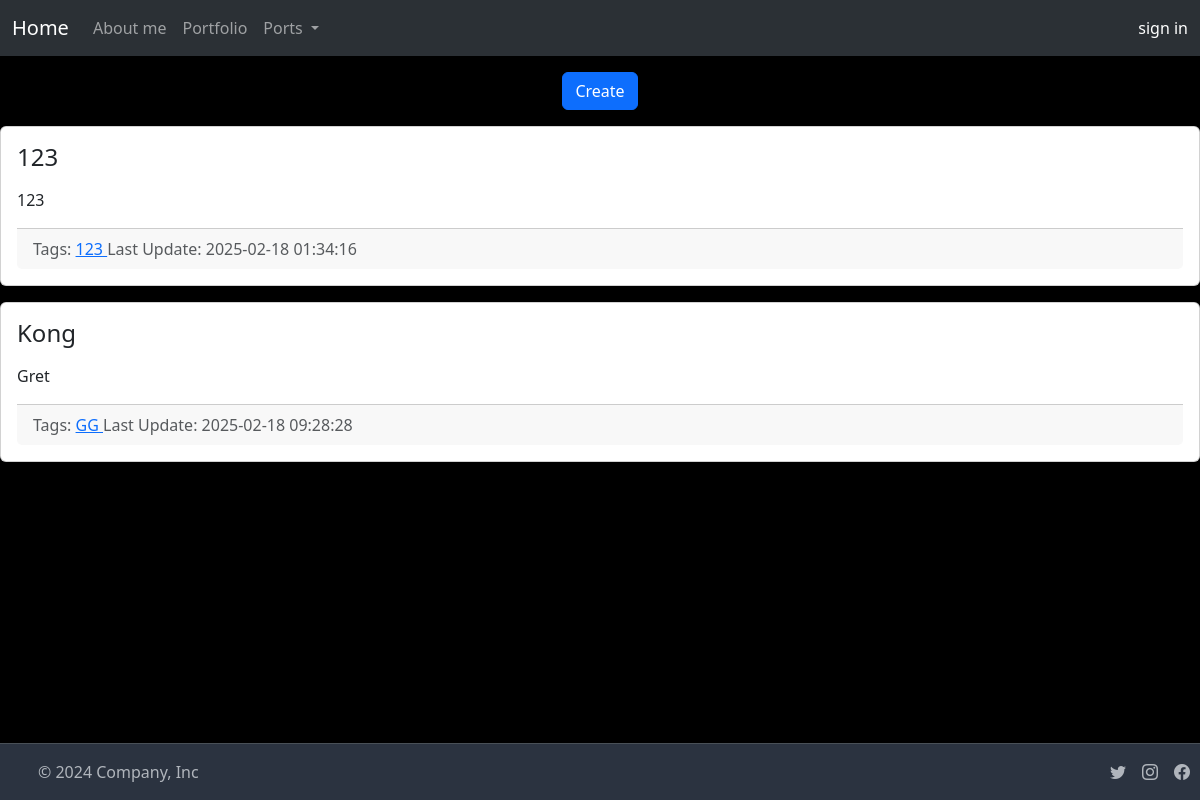
The page /index on the database as committed earlier.
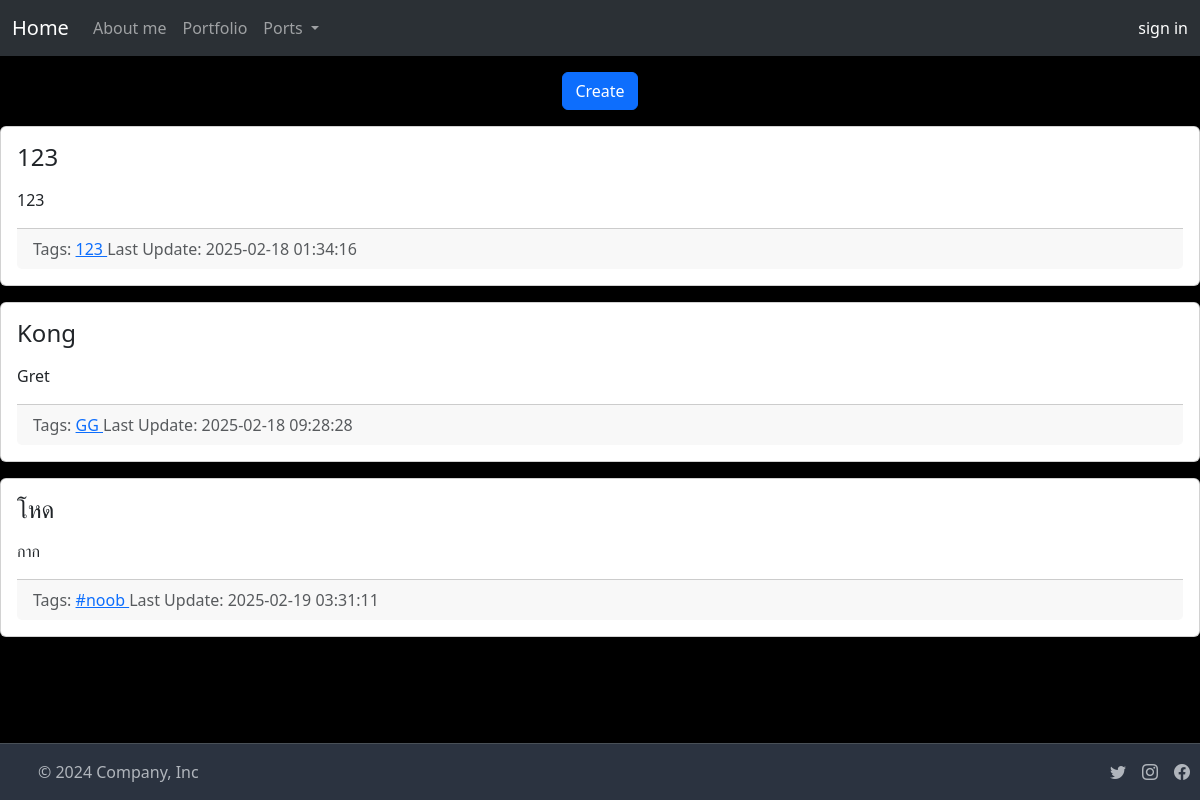
The same page on the database as committed later.
### port_web/models/models.py (models this page shows)
class Note(db.Model):
    __tablename__ = "notes"
    id: Mapped[int] = mapped_column(sa.Integer, primary_key=True)
    title: Mapped[str] = mapped_column(sa.String, nullable=False)
    description: Mapped[str] = mapped_column(sa.Text)
    tags: Mapped[list[Tag]] = relationship(secondary=note_tag_m2m)
    create_date = mapped_column(sa.DateTime(timezone=True), server_default=func.now())
    update_date = mapped_column(sa.DateTime(timezone=True), server_default=func.now())
    portfolio_id: Mapped[int] = mapped_column(sa.Integer, nullable=True)

class Tag(db.Model):
    __tablename__ = "tags"
    id: Mapped[int] = mapped_column(sa.Integer, primary_key=True)
    name: Mapped[str] = mapped_column(sa.String, nullable=False)
    created_date = mapped_column(sa.DateTime(timezone=True), server_default=func.now())

### port_web/portapp.py (the view)
@app.route("/index")
def index():
    db = models.db
    notes = db.session.execute(db.select(models.Note).order_by(models.Note.title)).scalars()
    return flask.render_template("index.html", notes=notes,)

### port_web/templates/index.html (shortened to what this page needs)
{% extends 'base.html'%}
{% block body %}
<ul class="nav justify-content-center" style="padding-top: 1em;">
    <li class="nav-item">
        <a class="btn btn-primary" href="{{ url_for('create_note') }}">
            Create
        </a>
    </li>
</ul>
{% for note in notes %}
<div class="card my-3">
    <div class="card-body">
        <h4 class="card-title">{{ note.title }}</h4>
        <div class="card-text my-3">
            {{ note.description }}
        </div>
        <div class="card-footer text-muted">
            Tags:
            {% for t in note.tags %}
                <a href="{{ url_for('tags_view', tag_name=t.name) }}">
                    {{t.name}}
                </a>
            {% endfor %}
            Last Update: {{ note.update_date }}
        </div>
    </div>
</div>
{% endfor %}
{% endblock %}

### port_web/templates/base.html (shortened to what this page needs)
<!DOCTYPE html>
<html>
<head>
    <link href="https://cdn.jsdelivr.net/npm/bootstrap@5.3.3/dist/css/bootstrap.min.css" rel="stylesheet"
>
    <link href="https://cdn.jsdelivr.net/npm/bootstrap-icons/font/bootstrap-icons.css" rel="stylesheet">
</head>
<body class="d-flex flex-column" style="min-height: 100vh;
                                background-color: black;">
    <nav class="navbar navbar-expand-lg bg-body-tertiary sticky-top" data-bs-theme="dark">
        <div class="container-fluid">
            <a class="navbar-brand" href="{{ url_for('main')}}">Home</a>
            <div class="collapse navbar-collapse" id="navbarNavDropdown">
                <ul class="navbar-nav">
                    <li class="nav-item">
                        <a class="nav-link" href="{{ url_for('about_me') }}">About me</a>
                    </li>
                    <li class="nav-item">
                        <a class="nav-link" href="{{ url_for('ports') }}">Portfolio</a>
                    </li>
                    <li class="nav-item dropdown">
                        <a class="nav-link dropdown-toggle" href="#" role="button" data-bs-toggle="dropdown"
                            aria-expanded="false">
                            Ports
                        </a>
                    </li>
                </ul>
                <div class="d-flex ms-auto">
                    <span class="navbar-text">
                        {% if current_user.is_authenticated %}
                        <div class="d-flex flex-column align-items-start w-100" ">
                            <span>{{ current_user.username }}</span>
                            <a class=" nav-link mt-auto align-self-center" href="{{ url_for('logout') }}">logout</a>
                        </div>
                </div>
                {% else %}
                <a class="nav-link" href="{{ url_for('register') }}">sign in</a>
                {% endif %}
                </span>
            </div>
        </div>
        </div>
    </nav>
    <div class="flex-grow-1">
        {% block body %}{% endblock %}
    </div>
    <div data-bs-theme="dark">
        <footer class="d-flex flex-wrap justify-content-between align-items-center py-3 border-top mt-auto" style="background-color: #2b3340" >
            <div class="col-md-4 d-flex align-items-center">
                <a href="/" class="mb-3 me-2 mb-md-0 text-body-secondary text-decoration-none lh-1">
                    <svg class="bi" width="30" height="24">
                        <use xlink:href="#bootstrap"></use>
                    </svg>
                </a>
                <span class="mb-3 mb-md-0 text-body-secondary">© 2024 Company, Inc</span>
            </div>
            <ul class="nav col-md-4 justify-content-end list-unstyled d-flex " style="padding-right: 10px;">
                <li class="ms-3"><a class="text-body-secondary" href="#"><i class="bi bi-twitter" width="24"
                            height="24"></i></a></li>
                <li class="ms-3"><a class="text-body-secondary" href="#"><i class="bi bi-instagram" width="24"
                            height="24"></i></a></li>
                <li class="ms-3"><a class="text-body-secondary" href="#"><i class="bi bi-facebook" width="24"
                            height="24"></i></a></li>
            </ul>
        </footer>
    </div>
</body>
</html>

Rows that differ between the two databases and show on the page:
added Note: title "โหด", description "กาก", update_date "2025-02-19 03:31:11"
added Tag: name "#noob", shown under "โหด"
